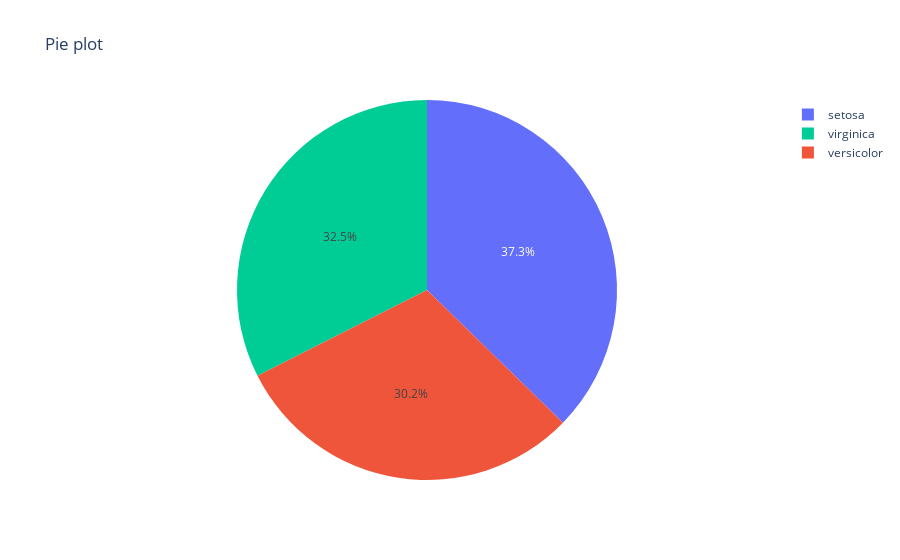

Notebook code for this chart:
### Code cell
# Loading the iris dataset
df = px.data.iris()

fig = px.pie(df, values="sepal_width", names="species", color="species", title="Pie plot")
fig.show()

### Figure 1 — Plotly figure (JSON) as saved in the notebook; plotly's stock layout.template omitted (floating-point values rounded to 4 significant figures; data arrays with more than 128 entries replaced by an {"elided": "..."} marker saying what was removed)
{"data": [{"customdata": {"elided": "150x1 str values"}, "domain": {"x": [0, 1], "y": [0, 1]}, "hovertemplate": "species=%{customdata[0]}<br>sepal_width=%{value}<extra></extra>", "labels": {"elided": "150 str values"}, "legendgroup": "", "marker": {"colors": {"elided": "150 str values"}}, "name": "", "showlegend": true, "type": "pie", "values": {"elided": "150 float values"}}], "layout": {"autosize": true, "legend": {"tracegroupgap": 0}, "title": {"text": "Pie plot"}}}
